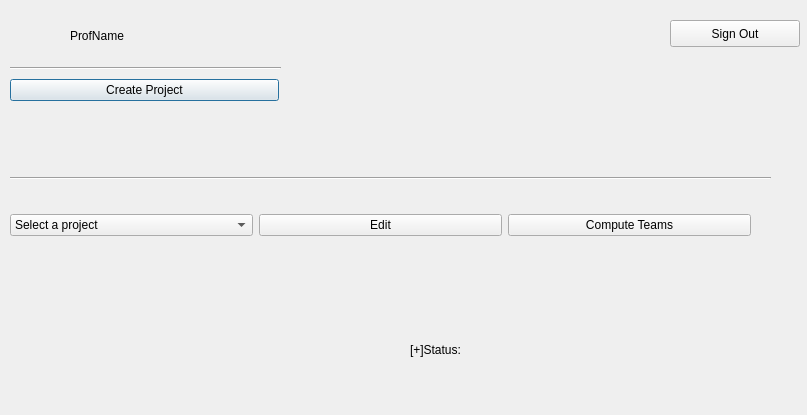
<?xml version="1.0" encoding="UTF-8"?>
<ui version="4.0">
 <class>AdminHomeWindow</class>
 <widget class="QDialog" name="AdminHomeWindow">
  <property name="geometry">
   <rect>
    <x>0</x>
    <y>0</y>
    <width>807</width>
    <height>415</height>
   </rect>
  </property>
  <property name="windowTitle">
   <string>Admin Home</string>
  </property>
  <widget class="Line" name="line">
   <property name="geometry">
    <rect>
     <x>10</x>
     <y>170</y>
     <width>761</width>
     <height>16</height>
    </rect>
   </property>
   <property name="orientation">
    <enum>Qt::Horizontal</enum>
   </property>
  </widget>
  <widget class="Line" name="line_2">
   <property name="geometry">
    <rect>
     <x>10</x>
     <y>60</y>
     <width>271</width>
     <height>16</height>
    </rect>
   </property>
   <property name="orientation">
    <enum>Qt::Horizontal</enum>
   </property>
  </widget>
  <widget class="QWidget" name="layoutWidget">
   <property name="geometry">
    <rect>
     <x>10</x>
     <y>70</y>
     <width>269</width>
     <height>41</height>
    </rect>
   </property>
   <layout class="QHBoxLayout" name="horizontalLayout">
    <item>
     <widget class="QPushButton" name="createProjectBtn">
      <property name="text">
       <string>Create Project</string>
      </property>
     </widget>
    </item>
   </layout>
  </widget>
  <widget class="QWidget" name="layoutWidget">
   <property name="geometry">
    <rect>
     <x>70</x>
     <y>20</y>
     <width>261</width>
     <height>31</height>
    </rect>
   </property>
   <layout class="QHBoxLayout" name="horizontalLayout_2">
    <item>
     <widget class="QLabel" name="profNameLbl">
      <property name="text">
       <string>ProfName</string>
      </property>
     </widget>
    </item>
   </layout>
  </widget>
  <widget class="QPushButton" name="signoutBtn">
   <property name="geometry">
    <rect>
     <x>670</x>
     <y>20</y>
     <width>130</width>
     <height>27</height>
    </rect>
   </property>
   <property name="text">
    <string>Sign Out</string>
   </property>
  </widget>
  <widget class="QLabel" name="statusLbl">
   <property name="geometry">
    <rect>
     <x>410</x>
     <y>340</y>
     <width>371</width>
     <height>20</height>
    </rect>
   </property>
   <property name="text">
    <string>[+]Status:</string>
   </property>
   <property name="wordWrap">
    <bool>true</bool>
   </property>
  </widget>
  <widget class="QWidget" name="layoutWidget">
   <property name="geometry">
    <rect>
     <x>10</x>
     <y>210</y>
     <width>741</width>
     <height>30</height>
    </rect>
   </property>
   <layout class="QHBoxLayout" name="horizontalLayout_3">
    <item>
     <widget class="QComboBox" name="selectProjectInput">
      <item>
       <property name="text">
        <string>Select a project</string>
       </property>
      </item>
     </widget>
    </item>
    <item>
     <widget class="QPushButton" name="editProjectBtn">
      <property name="text">
       <string>Edit</string>
      </property>
      <property name="checkable">
       <bool>false</bool>
      </property>
     </widget>
    </item>
    <item>
     <widget class="QPushButton" name="runAlgoBtn">
      <property name="text">
       <string>Compute Teams</string>
      </property>
     </widget>
    </item>
   </layout>
  </widget>
 </widget>
 <resources/>
 <connections/>
</ui>
